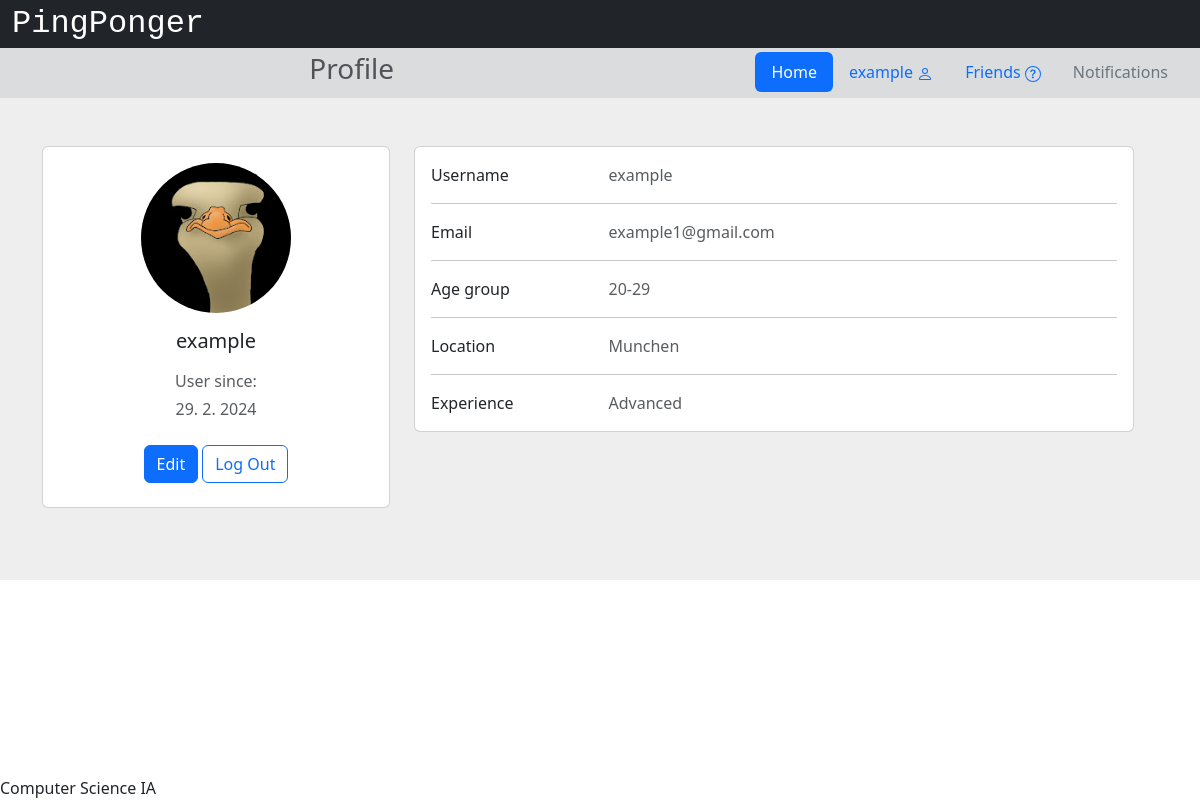
Screenshot of /profile/example/9 (signed in) with the database file from the repository.
### app/models.py (models this page shows, shortened)
class User(db.Model, UserMixin):
    __tablename__ = 'users'
    id = db.Column(db.Integer, primary_key=True)
    username = db.Column(db.String(32), nullable=False)
    email = db.Column(db.String(320), index=True, unique=True, nullable=False)
    password_hash = db.Column(db.String(128))
    join_date = db.Column(db.DateTime(timezone=True), default=datetime.now)
    experience = db.Column(db.String(12))
    age_group = db.Column(db.String(6))
    location_id = db.Column(db.Integer, db.ForeignKey('locations.id'))
    location = db.relationship('Location', back_populates='users')
    notifications = db.Relationship('Notification', back_populates='user', order_by='Notification.id.desc()')

class Location(db.Model):
    __tablename__ = 'locations'
    id = db.Column(db.Integer, primary_key=True)
    location = db.Column(db.String(60))
    users = db.relationship('User', back_populates='location')
    matches = db.relationship('Match', back_populates='location')

### app/views.py (the view, shortened to what this page needs)
@app.route('/profile/<username>/<userID>')
@login_required
def profile(username, userID):
    session['url'] = url_for('profile', username=username, userID=userID)
    user = User.query.filter_by(id=userID).first()
    if not current_user.is_active:
        return render_template('profile.html', loggedin=False, user=user)
    elif int(userID) == current_user.id:
        return render_template('profileSettings.html')

### app/views.py (called while the page is built)
@login_manager.user_loader
def load_user(user_id):
    return User.query.get(int(user_id))

### app/templates/profileSettings.html (shortened to what this page needs)
{% extends "base.html" %}
{% block head %}
    {{ super() }}
{% endblock %}
{% block pagetitle %}Profile{% endblock %}
{% block content %}
    <section style="background-color: #eee;">
        <div class="container py-5">
            <div class="row">
            <div class="row">
                <div class="col-lg-4">
                    <div class="card mb-4">
                        <div class="card-body text-center">
                            <img src="/static/img/noj.jpg" alt="avatar"
                                class="rounded-circle img-fluid" style="width: 150px;">
                            <h5 class="my-3">{{current_user.username}}</h5>
                            <p class="text-muted mb-1">User since:</p>
                            <p class="text-muted mb-4">{{current_user.join_date.day}}. {{current_user.join_date.month}}. {{current_user.join_date.year}}</p>
                            <div class="d-flex justify-content-center mb-2">
                                <a type="button" class="btn btn-primary" href="/editprofile">Edit</a>
                                <a type="button" class="btn btn-outline-primary ms-1" href="/logout" >Log Out</a>
                            </div>
                        </div>
                    </div>
                </div>
                <div class="col-lg-8">
                    <div class="card mb-4">
                        <div class="card-body">
                            <div class="row">
                                <div class="col-sm-3">
                                    <p class="mb-0">Username</p>
                                </div>
                                <div class="col-sm-9">
                                    <p class="text-muted mb-0">{{current_user.username}}</p>
                                </div>
                            </div>
                            <hr>
                            <div class="row">
                                <div class="col-sm-3">
                                <p class="mb-0">Email</p>
                                </div>
                                <div class="col-sm-9">
                                <p class="text-muted mb-0">{{current_user.email}}</p>
                                </div>
                            </div>
                            <hr>
                            <div class="row">
                                <div class="col-sm-3">
                                    <p class="mb-0">Age group</p>
                                </div>
                                <div class="col-sm-9">
                                    <p class="text-muted mb-0">
                                        {{current_user.age_group}}
                                    </p>
                                </div>
                            </div>
                            <hr>
                            <div class="row">
                                <div class="col-sm-3">
                                    <p class="mb-0">Location</p>
                                </div>
                                <div class="col-sm-9">
                                    <p class="text-muted mb-0">
                                        {{current_user.location.location}}
                                    </p>
                                </div>
                            </div>
                            <hr>
                            <div class="row">
                                <div class="col-sm-3">
                                    <p class="mb-0">Experience</p>
                                </div>
                                <div class="col-sm-9">
                                    <p class="text-muted mb-0">
                                        {{current_user.experience}}
                                    </p>
                                </div>
                            </div>
                        </div>
                    </div>
                </div>
            </div>
        </div>
    </section>
{% endblock %}

### app/templates/base.html (shortened to what this page needs)
<!DOCTYPE html>
<html lang="en">
    <head>
        {% block head %}
        <link href="https://cdn.jsdelivr.net/npm/bootstrap@5.3.2/dist/css/bootstrap.min.css" rel="stylesheet">
        <link rel="stylesheet" href="https://cdnjs.cloudflare.com/ajax/libs/font-awesome/4.7.0/css/font-awesome.min.css">
        <link rel="stylesheet" href="{{ url_for('static', filename='style.css') }}">
        {% endblock %}
    </head>
    <body>
        <div id="header">
            {% block header %}
            <div class="container-fluid">
                <div class="row bg-dark">
                    <a class="navbar-brand text-white" style="font-size: 2rem; font-family: var(--bs-font-monospace) !important;" href="/">PingPonger</a>
                </div>
                <div class="row bg-secondary bg-opacity-25 p-1">
                    <div class="col-7">
                        <h3 class="text-muted d-flex justify-content-center">
                            {% block pagetitle %}{% endblock %}
                        </h3>
                    </div>
                    <div class="col-5 d-flex justify-content-end">
                        <ul class="nav nav-pills">
                            <li class="nav-item">
                                <a class="nav-link active" href="/">Home</a>
                            </li>
                            <li class="nav-item">
                                {% if current_user.is_authenticated %}
                                    <li class="nav-item">
                                        <a class="nav-link" href="{{url_for('profile', username=current_user.username, userID=current_user.id)}}">{{current_user.username}}
                                        </a>
                                    </li>
                                    {% else %}
                                    <li class="nav-item">
                                        <a class="nav-link" href="/login">Log In</a>
                                    </li>
                                {% endif %}
                            </li>
                            <li class="nav-item">
                                <a class="nav-link" href="{{url_for('allusers', who='friends')}}">
                                        Friends
                                </a>
                            </li>
                            <li class="nav-item">
                                <a class="nav-link text-secondary" href="/notifications">Notifications</a>
                            </li>
                        </ul>
                    </div>
                </div>
            </div>
            {% endblock %}
        </div>
        <div id="content">{% block content %}{% endblock %}</div>
        <div id="footer" class="fixed-bottom">
            {% block footer %}
            Computer Science IA
            {% endblock %}
        </div>
    </body>
</html>

### app/static/style.css (style rules this page uses)
div { text-align: justify; text-justify: inter-word; }

### rows the page displays
User: username "example", join_date.day "29", join_date.month "2", join_date.year "2024", email "example1@gmail.com", age_group "20-29", experience "Advanced"
Location: location.location "Munchen"
